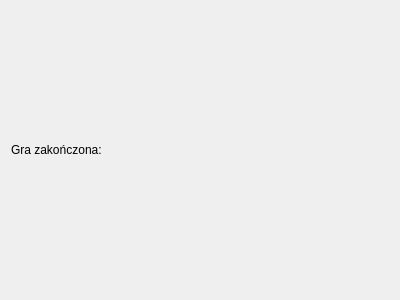
<?xml version="1.0" encoding="UTF-8"?>
<ui version="4.0">
 <class>Form</class>
 <widget class="QWidget" name="Form">
  <property name="geometry">
   <rect>
    <x>0</x>
    <y>0</y>
    <width>400</width>
    <height>300</height>
   </rect>
  </property>
  <property name="windowTitle">
   <string>Form</string>
  </property>
  <layout class="QVBoxLayout" name="verticalLayout">
   <item>
    <widget class="QLabel" name="label">
     <property name="text">
      <string>Gra zakończona:</string>
     </property>
    </widget>
   </item>
  </layout>
 </widget>
 <resources/>
 <connections/>
</ui>
